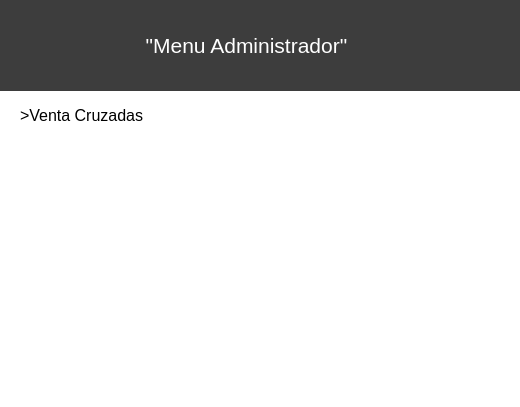
<?xml version="1.0" encoding="UTF-8"?>
<ui version="4.0">
 <class>AdminVentasCruzadasWindow</class>
 <widget class="QDialog" name="AdminVentasCruzadasWindow">
  <property name="geometry">
   <rect>
    <x>0</x>
    <y>0</y>
    <width>520</width>
    <height>407</height>
   </rect>
  </property>
  <property name="windowTitle">
   <string>Dialog</string>
  </property>
  <property name="styleSheet">
   <string notr="true">background-color: rgb(255, 255, 255);</string>
  </property>
  <widget class="QLabel" name="label_4">
   <property name="geometry">
    <rect>
     <x>0</x>
     <y>0</y>
     <width>521</width>
     <height>91</height>
    </rect>
   </property>
   <property name="font">
    <font>
     <family>Segoe UI</family>
     <pointsize>16</pointsize>
    </font>
   </property>
   <property name="cursor">
    <cursorShape>UpArrowCursor</cursorShape>
   </property>
   <property name="styleSheet">
    <string notr="true">background-color: rgb(61, 61, 61);
color: rgb(255, 255, 255);</string>
   </property>
   <property name="text">
    <string>                         &quot;Menu Administrador&quot;</string>
   </property>
  </widget>
  <widget class="QLabel" name="label">
   <property name="geometry">
    <rect>
     <x>20</x>
     <y>100</y>
     <width>201</width>
     <height>31</height>
    </rect>
   </property>
   <property name="font">
    <font>
     <family>Segoe UI</family>
     <pointsize>12</pointsize>
    </font>
   </property>
   <property name="text">
    <string>&gt;Venta Cruzadas</string>
   </property>
  </widget>
 </widget>
 <resources/>
 <connections/>
</ui>
